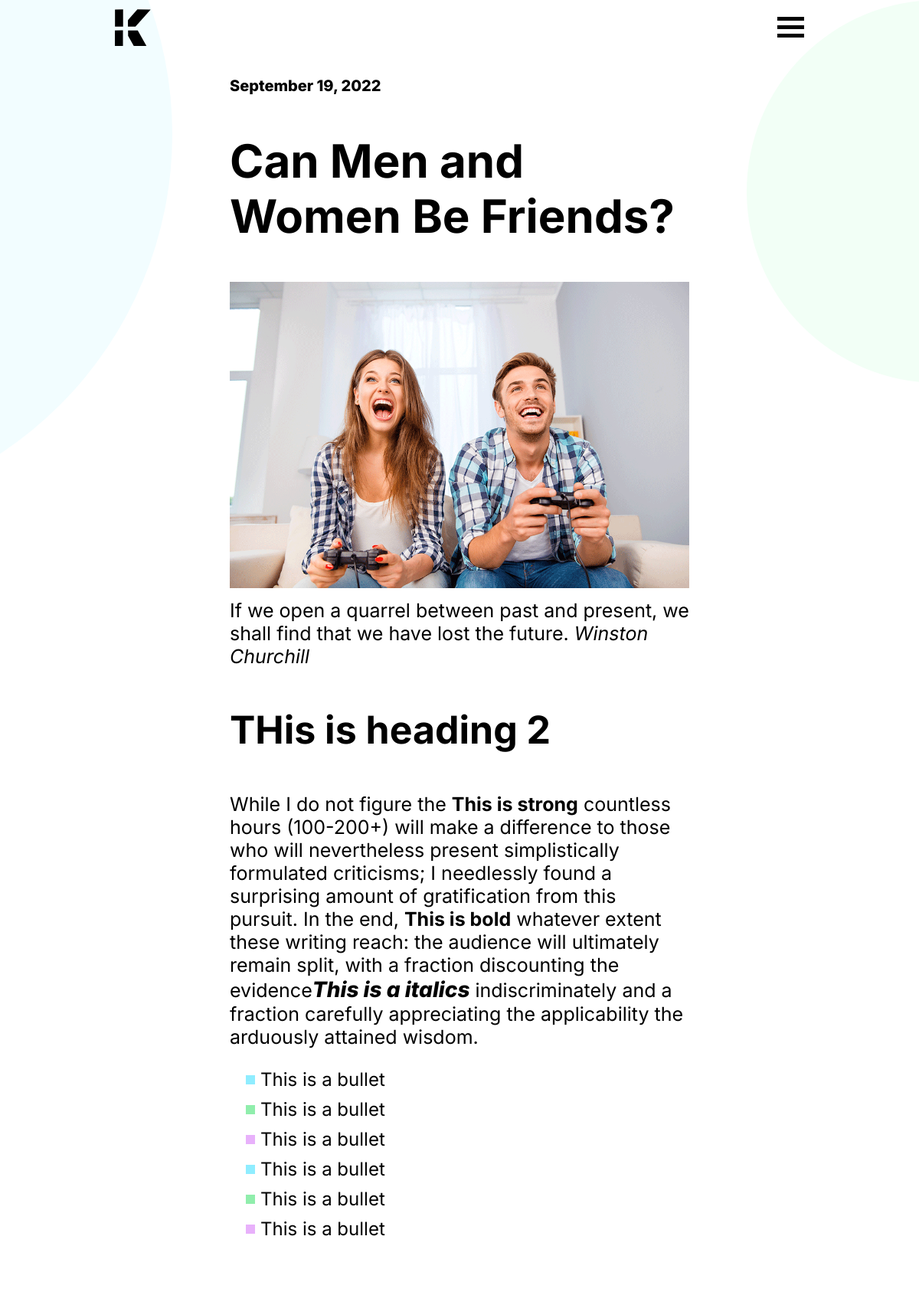
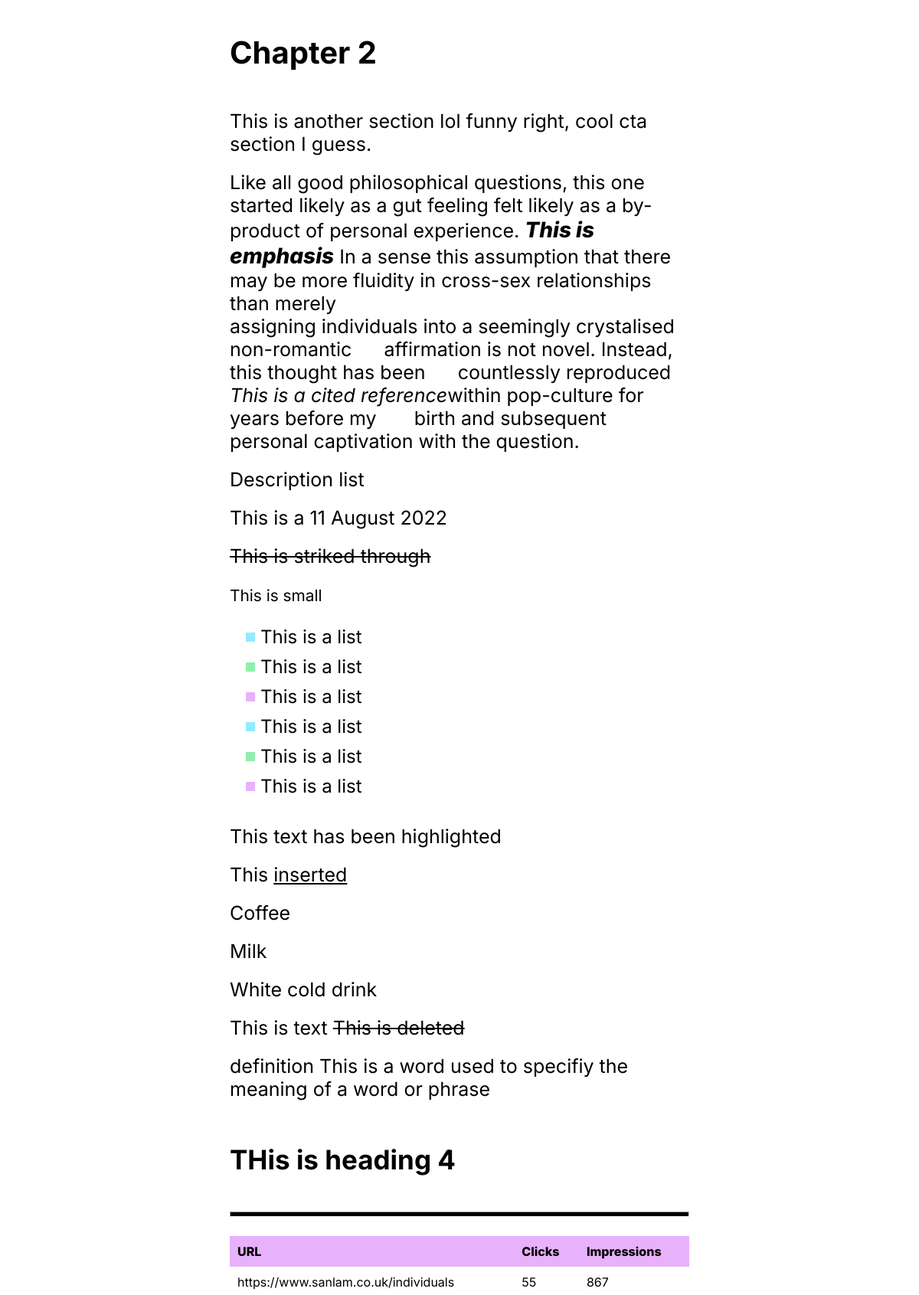
Page /articles/2/ (upper part) on the committed database (2 pictures, top to bottom).
### base/models.py (models this page shows, shortened)
class Article(models.Model):
    title = models.CharField(max_length=150)
    title_tag = models.CharField(max_length=100)
    brand_title_tag_postfix = models.BooleanField()
    meta_description = models.CharField(max_length=255)
    featured_image = models.CharField(max_length=200)
    noindex = models.BooleanField()
    body = RichTextField(blank=True,null=True)
    created = models.DateTimeField(auto_now_add=True, blank=True, null=True)

### base/views.py (the view)
# urls.py: path('articles/<str:pk>/',views.article, name="article"),
def article(request, pk):
    response = 'article'
    article = Article.objects.get(id=pk)
    context = {'response':response,'article': article}
    return render(request, 'base/article.html', context)

### base/templates/base/article.html (shortened to what this page needs)
{% extends 'main.html' %}
{% load static %}
{% block content %}
<main>
    <div class="circle-blue twinkle"></div>
    <div class="circle-green twinkle"></div>
    <article class="article">
     <div style="position:relative">
     <div class="fadein">
            <span style="font-size:20px;font-weight:800;">{{article.created|date:"F j, Y"}}</span>
     <h1>{{article.title}}</h1>
            <img width="100%" src="{% static 'images/article-image.png' %}">
            </div></div>
            {{article.body|safe}}
</article>
</main>
{% endblock content %}

### static/styles/style.css (style rules this page uses)
:root { --light-blue-color: #F2FDFF; --light-green-color: #F2FFF6; --light-purple-color: #FBF0FF; --dark-purple-color:#e8b1fb; --dark-blue-color: #8fedff; --dark-green-color:#90eeac; --font-scale: 1; }
body { margin:0; background-color:white; }
main { overflow:hidden; position:relative; padding-top:100px; }
.article { margin: 0 auto 0 auto; width: 50%; padding:0 5% 0 5%; }
h1 { font-size:calc((55px*var(--font-scale)) + 5px); }
h2 { font-size:calc((45px*var(--font-scale)) + 5px); }
h3 { font-size:calc((35px*var(--font-scale)) + 5px); }
h4 { font-size:calc((30px*var(--font-scale)) + 5px); }
p { font-size:calc((20px*var(--font-scale)) + 5px); padding:10px 0 10px 0; margin:0; }
.circle-green { position:absolute; z-index:-1; height: 500px; width: 500px; background-color: #F2FFF6; border-radius: 50%; display: inline-block; left:975px; top:0px; }
.circle-blue { position:absolute; z-index:-1; height: 1000px; width: 1000px; background-color:#F2FDFF; border-radius: 50%; display: inline-block; left:-775px; top:-325px; }
.twinkle { animation: twinkle; animation-duration: 12s; }
.fadein { animation: fadeIn; animation-duration: 2s; }

### templates/main.html (style rules this page uses)
* { font-family: 'Inter', sans-serif; }

### base/templates/base/article.html (style rules this page uses)
.article em { font-size: calc(28px*var(--font-scale)); font-weight: 800; }
.article li { list-style-type:none; position:relative; font-size:calc(24px*var(--font-scale)); padding-bottom:10px; }
.article li:before { top:0.37em; content:' '; background:var(--dark-blue-color); width:0.5em; height:0.5em; position:absolute; left:-0.8em; }
table { margin-top:25px; margin-bottom:25px; width:100%; border-spacing:0; text-align: left; color: black; }
th { background-color: var(--dark-purple-color); padding:10px; font-weight:800; }
td { padding:10px; }
tr:nth-child(odd) { background-color: var(--light-purple-color); }
.article li:nth-child(3n+2):before { background:var(--dark-green-color); }
.article li:nth-child(3n+3):before { background:var(--dark-purple-color); }
hr { background-color:black; height:5px; }

### rows in the picture
Article: created "September 19, 2022", title "Can Men and Women Be Friends?", body "If we open a quarrel between past and present, we shall find that we have lost the future. Winston Churchill THis is heading 2 While I do not figure the This is strong countless hours (100-200+) will make a difference to those who will nevertheless present simplistically formulated criticisms; I needlessly found a surprising amount of gratification from this pursuit. In the end, This is bold whatever extent these writing reach: the audience will ultimately remain split, with a fraction discounting the evidence This is a italics indiscriminately and a fraction carefully appreciating the applicability the arduously attained wisdom. This is a bullet This is a bullet This is a bullet This is a…"
